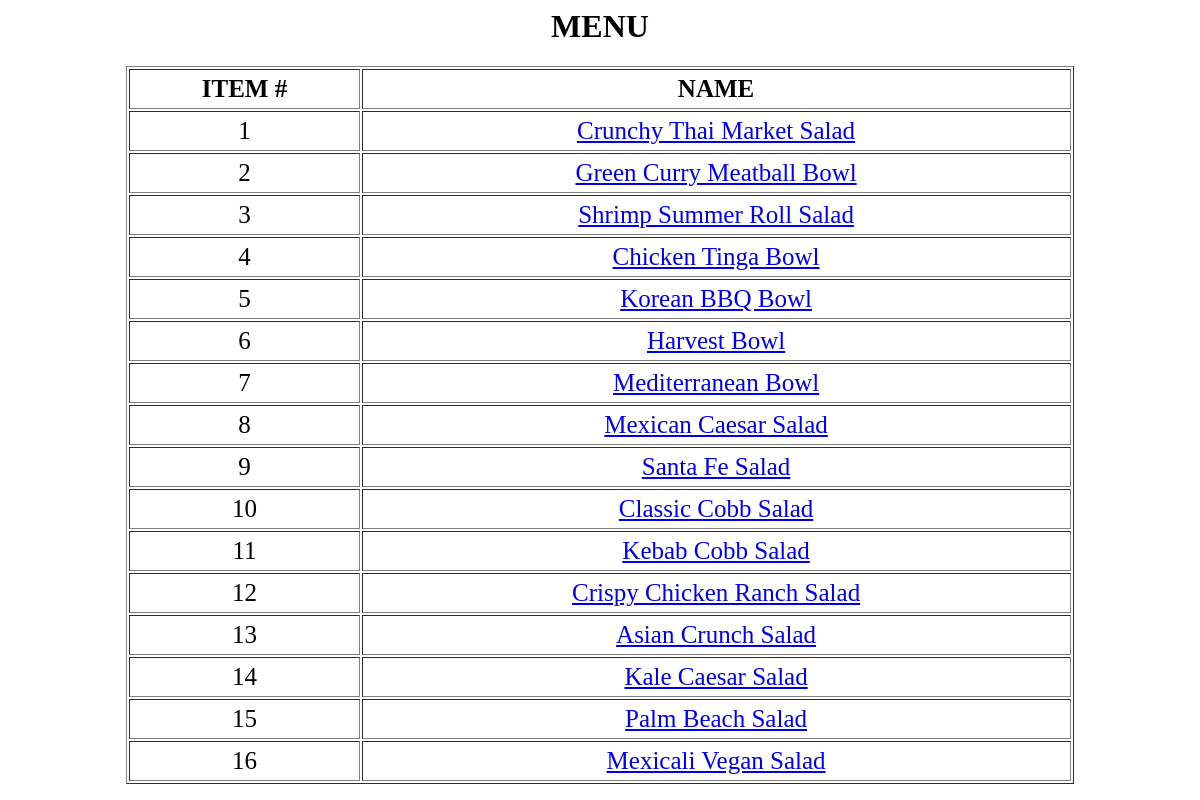
/manageTables/34/menu/, run on the app's committed database.
### home/models.py (models this page shows, shortened)
class Item(models.Model):
    item_id = models.IntegerField(default=0)
    item_name = models.CharField(max_length=200)
    price = models.FloatField(default=0)
    ingredients = models.CharField(max_length=200)
    calories = models.IntegerField(default=0)
    vegan = models.CharField(max_length=3)
    image = models.FilePathField(path=r'C:\Users\Alex\Documents\PythonPractice\databases\foodelf\home\images')
    description = models.CharField(max_length=200)

### manageTables/views.py (the view)
# urls.py: path('<int:table_id>/menu/', views.sendToMenu, name='sendToMenu'),
def sendToMenu(request, table_id):
    item_list = Item.objects.order_by('item_id')
    table = get_object_or_404(ActiveTables, pk=table_id)
    context = {'item_list':item_list, 'table':table}
    return render(request, 'menu.html', context)

### manageTables/templates/menu.html (shortened to what this page needs)
{% load static%}
<html lang="en">
    <head>
        <link rel="stylesheet" type="text/css" href="{% static "manageTables/css/menu.css" %} ">
    {% load static %}
    </head>
    <body>
        <h1>MENU</h1>
        <table width="80%" border="1" cellpadding="5" >
            <tr>
                <th>ITEM #</th>
                <th>NAME</th>
            </tr>
            {% for item in item_list %}
                <tr>
                    <td>{{item.id}}</td>
                    <td><a href="{% url 'manageTables:addItemToBill' table.id item.id %}">{{item.item_name}}</a></td>
                </tr>
            {% endfor %}
        </table>
    </body>
</html>

### manageTables/static/manageTables/css/menu.css (style rules this page uses)
h1 { text-align: center; font-family: "Quicksand-Regular"; }
table { text-align: center; margin-left: 10%; font-size: 25px; font-family: "Quicksand-Regular"; }

### data on the page
Item: id "1", item_name "Crunchy Thai Market Salad"
Item: id "2", item_name "Green Curry Meatball Bowl"
Item: id "3", item_name "Shrimp Summer Roll Salad"
Item: id "4", item_name "Chicken Tinga Bowl"
Item: id "5", item_name "Korean BBQ Bowl"
Item: id "6", item_name "Harvest Bowl"
Item: id "7", item_name "Mediterranean Bowl"
Item: id "8", item_name "Mexican Caesar Salad"
Item: id "9", item_name "Santa Fe Salad"
Item: id "10", item_name "Classic Cobb Salad"
Item: id "11", item_name "Kebab Cobb Salad"
Item: id "12", item_name "Crispy Chicken Ranch Salad"
Item: id "13", item_name "Asian Crunch Salad"
Item: id "14", item_name "Kale Caesar Salad"
Item: id "15", item_name "Palm Beach Salad"
Item: id "16", item_name "Mexicali Vegan Salad"
